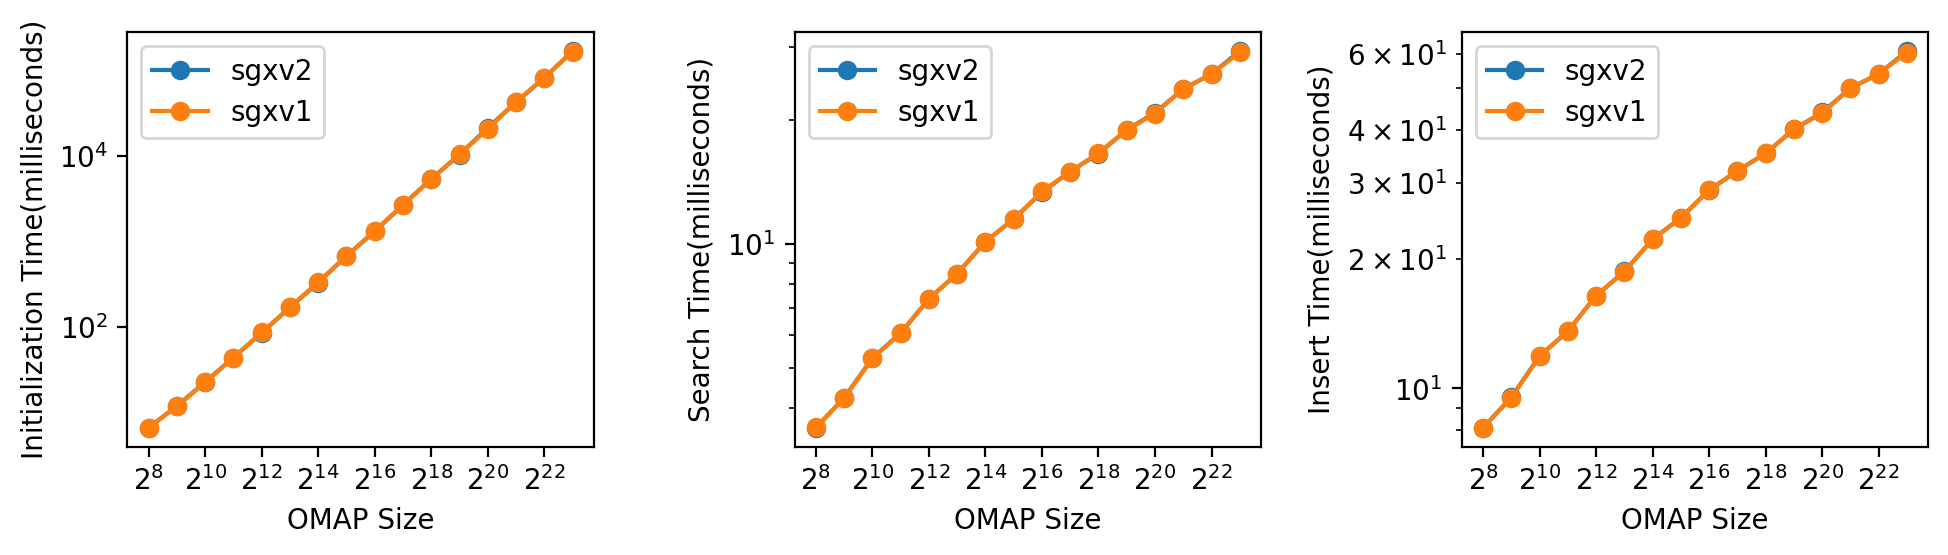

This chart was generated by the following Python code:
#!/usr/bin/python3
import os
import statistics
import subprocess

import numpy as np
import pandas as pd
from matplotlib import pyplot as plt, ticker

import commons

import yaml

filename = os.path.basename(__file__)[:-3]
res_file = 'results/' + filename + '.csv'
img_file = 'results/'  + filename + '.png'
batch_size = 0


def join(algorithm, size, batch, repetitions):
    print('Run self-join stream ' + algorithm + ' with size = ' + str(size) + ' and batch = ' + str(batch) + ' ' + str(repetitions) + ' times')
    joinTimes = []

    for i in range(repetitions):
        command = './app -a ' + algorithm + ' -r ' + str(size) + ' -s ' + str(size) + ' -g ' + str(batch)
        # stdout = ''
        try:
            stdout = subprocess.check_output(command, cwd='../', shell=True, stderr=subprocess.DEVNULL) \
                .decode('utf-8')
        except subprocess.CalledProcessError as e:
            print ("App error:\n", e.output)
            print (e.stdout)
            exit()
        print(stdout)
        for line in stdout.splitlines():
            if 'joinTotalTime' in line:
                time = int(commons.escape_ansi(line.split(": ", 1)[1]))
                joinTimes.append(time)

    joinTime = statistics.median(joinTimes)
    result = algorithm + ',' + str(size) + ',' + str(batch) + ',' + str(joinTime)
    print('Join results: ' + result)
    f = open(res_file, 'a')
    f.write(result + '\n')
    f.close()

def plot():
    data = pd.read_csv(res_file)
    fig = plt.figure(figsize=(10,3))
    platforms = data['sgx'].unique()

    plots = ['initTime', 'readTime', 'writeTime']
    ylabels = ['Initialization Time(milliseconds)','Search Time(milliseconds)',
               'Insert Time(milliseconds)']
    for i in range(len(plots)):
        plt.subplot(1, 3, i+1)
        for algorithm in platforms:
            df = data[data['sgx'] == algorithm]
            sizes = df['size']
            times = df[plots[i]] / 1000
            plt.plot(sizes, times, label=algorithm, marker='o')

    # plt.title('Self-join stream comparison with batch=' + str(batch_size))
        plt.xlabel('OMAP Size')
        plt.ylabel(ylabels[i])
        # plt.xscale('log')
        plt.gca().set_xscale('log',basex=2)
        plt.yscale('log')
        plt.xticks(sizes[0::2])
        plt.legend()

    commons.savefig(img_file)


if __name__ == '__main__':

    with open('../config.yaml', 'r') as file:
        config = yaml.safe_load(file)


    if config['plot']:
        plot()
